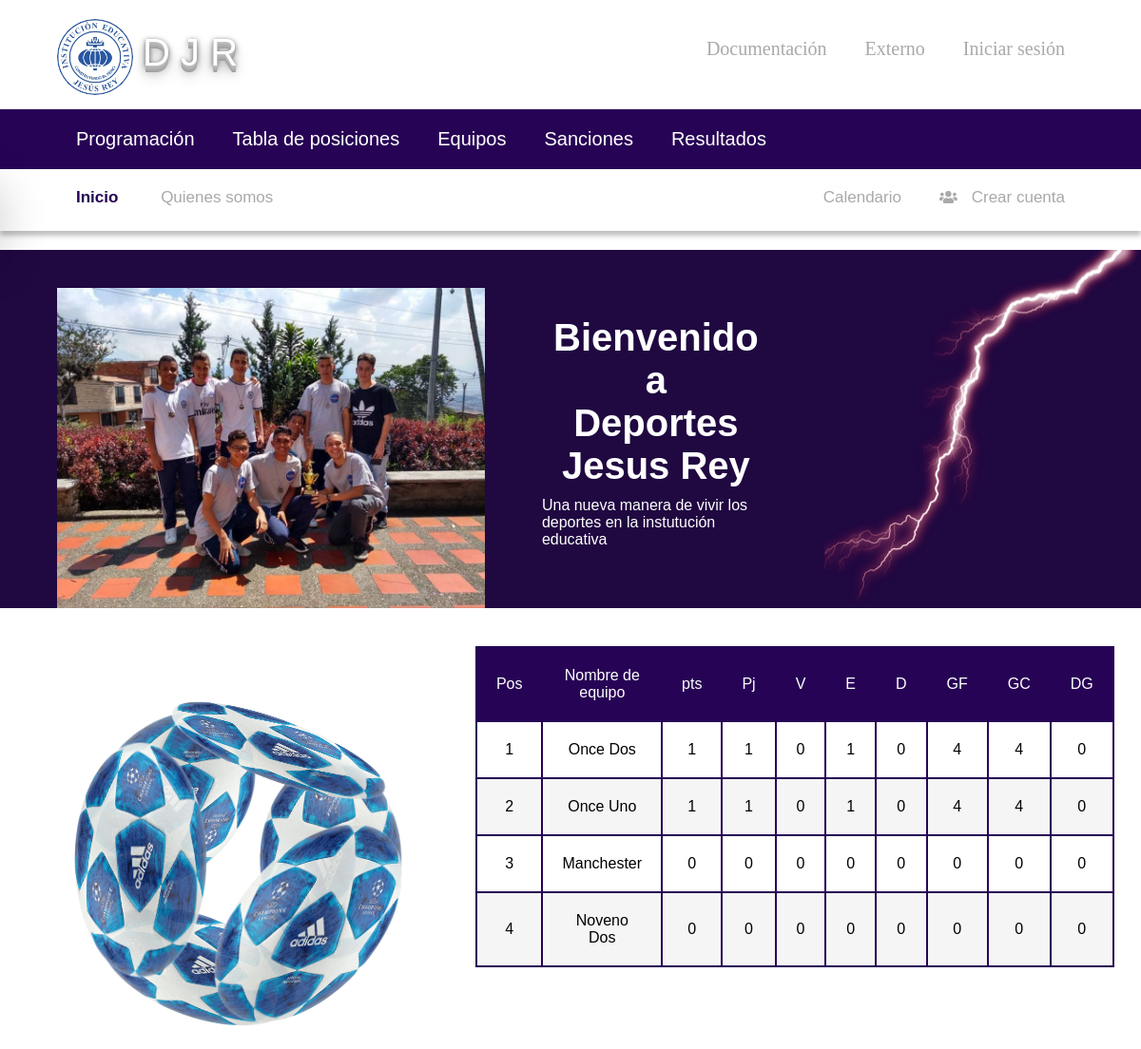
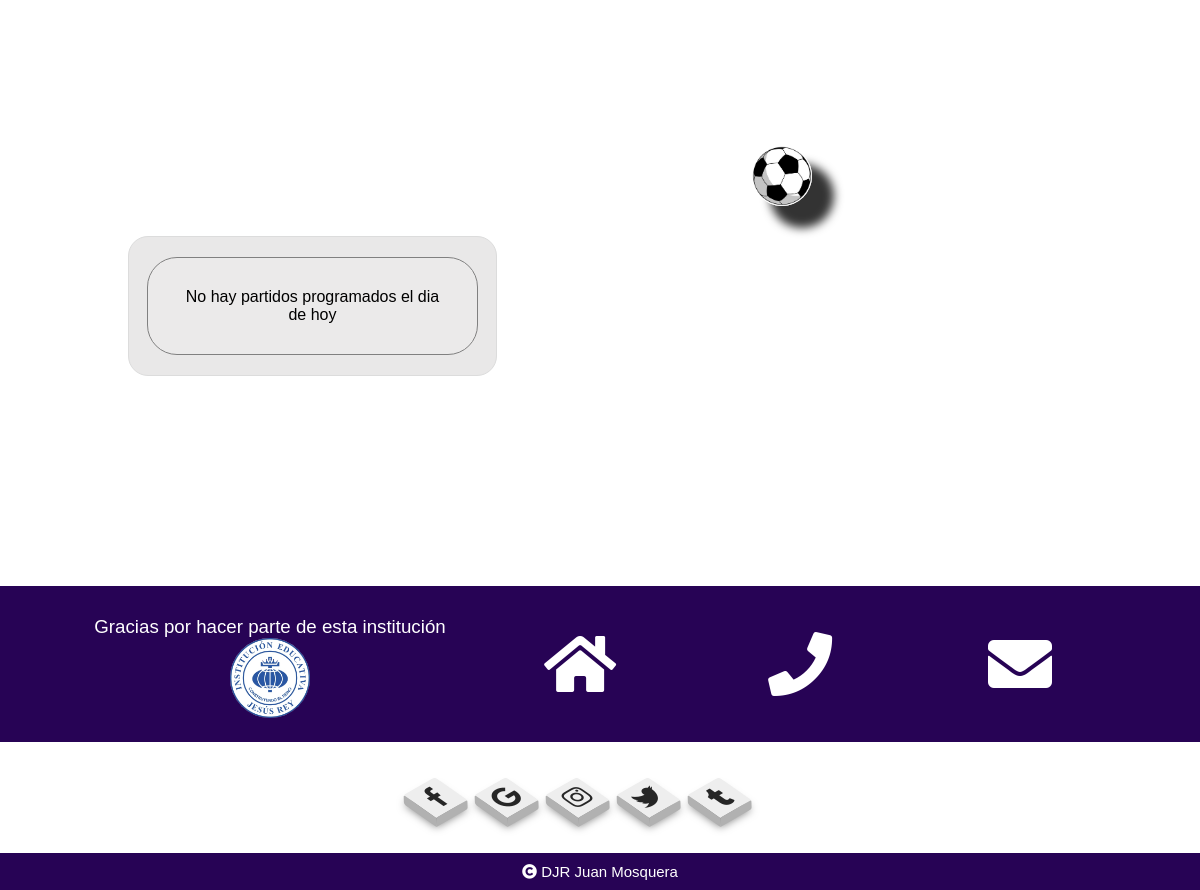
The page / on the database its author committed (2 pictures, top to bottom).
### tables this page shows
CREATE TABLE `equipos` (
  `id_equipo` int(10) UNSIGNED NOT NULL,
  `nombreEquipo` varchar(30) NOT NULL,
  `puntos` int(11) NOT NULL DEFAULT '0',
  `escudo` varchar(30) NOT NULL
);

### index.php (the view, shortened to what this page needs)
<!DOCTYPE html>
<html lang="es">
<head>
    <?php include 'include/links.php' ?>
</head>
<body>
   <?php require 'include/menu.php';?>
    <div class="container class sec1">
        <div class="row">
            <div class="col-c5">
                <div class="" style="max-width:100%; overflow:hidden;">
                    <img class="mySlides" src="imagenes/1.jpg" style="width:100%">
                </div>
            </div>
            <div class="col-c4 container txt-blanco" style="padding-bottom:20px;padding-top:20px;">
                <div class="text-slider">
                    <div class="titles-slider">
                        <div class="title-slides">Bienvenido a</div>
                        <div class="title-slides">Deportes </div>
                        <div class="title-slides">Jesus Rey</div>
                    </div>
                    <span class="content-slider">
                        Una nueva manera de vivir los deportes en la instutución educativa
                    </span>
                </div>
            </div>
        </div>
    </div>
    <div class="row" style='margin: 40px auto auto auto'>
        <div class="col-b5">
            <div class="wrap">
                <div class="cubo" id="cubo" style=" transform: rotateY(40deg) rotateX(60deg) ">
                    <div class="delante"><img class="circulo" src="imagenes/balon-1.jpg"></div>
                    <div class="atras"><img class="circulo" src="imagenes/balon-1.jpg"></div>
                    <div class="arriba"><img class="circulo" src="imagenes/balon-1.jpg"></div>
                    <div class="abajo"><img class="circulo" src="imagenes/balon-1.jpg"></div>
                    <div class="izquierdaC"><img class="circulo" src="imagenes/balon-1.jpg"></div>
                    <div class="derechaC"><img class="circulo" src="imagenes/balon-1.jpg"></div>
                 </div>
             </div>
        </div>
        <div class="col-b6">
             <table class="t-pos">
                <thead>
                    <tr>
                        <th>Pos</th>
                        <th>Nombre de equipo</th>
                        <th>pts</th><th>Pj</th><th>V</th><th>E</th><th>D</th><th>GF</th><th>GC</th><th>DG</th>
                    </tr>
                </thead>
                <tbody>
                    <?php
                    $equipos = $conn->query('SELECT * FROM equipos ORDER BY puntos DESC, nombreEquipo ASC');
                    if($equipos->num_rows > 0){
                        $posicion = 1;
                        while($dat_equipos = $equipos->fetch_assoc()){
                            $id_equipo = $dat_equipos['id_equipo'];
                            $golesjv = "SELECT partidos.id_equipoVisitante, sum(golesVisitante) AS totalGolesV, sum(golesLocal) AS totalGolesLC FROM resultados INNER JOIN partidos ON resultados.id_partido_res = partidos.id_partido WHERE partidos.id_equipoVisitante = " .$dat_equipos['id_equipo'];
                            $golesjl = "SELECT partidos.id_equipoLocal, sum(golesLocal) AS totalGolesL, sum(golesVisitante) AS totalGolesVC FROM resultados INNER JOIN partidos ON resultados.id_partido_res = partidos.id_partido WHERE partidos.id_equipoLocal = " .$dat_equipos['id_equipo'];
                            $golesjl = $conn->query($golesjl);
                            $golesjv = $conn->query($golesjv);
                            $t_part_j = "SELECT count(id_resultado) FROM resultados INNER JOIN partidos ON partidos.id_partido = resultados.id_partido_res WHERE partidos.id_equipoLocal = $id_equipo OR partidos.id_equipoVisitante = $id_equipo";
                            $t_part_j = $conn->query($t_part_j);
                            $t_j = $t_part_j->fetch_row();
                            $t_victoriasl = "SELECT count(resultados.id_resultado) AS nvl FROM resultados INNER JOIN partidos ON partidos.id_partido = resultados.id_partido_res WHERE resultados.golesLocal > resultados.golesVisitante AND partidos.id_equipoLocal =" . $dat_equipos['id_equipo'];
                            $t_victoriasl = $conn->query($t_victoriasl);
                            $t_vl = $t_victoriasl->fetch_row();
                            $t_victoriasv = "SELECT count(resultados.id_resultado) AS nvv FROM resultados INNER JOIN partidos ON partidos.id_partido = resultados.id_partido_res WHERE resultados.golesLocal < resultados.golesVisitante AND partidos.id_equipoLocal =" . $dat_equipos['id_equipo'];
                            $t_victoriasv = $conn->query($t_victoriasv);
                            $t_vv = $t_victoriasv->fetch_row();
                            $t_vic = $t_vl[0] + $t_vv[0];
                            $t_empates = "SELECT count(resultados.id_resultado) AS tmp FROM resultados INNER JOIN partidos ON partidos.id_partido = resultados.id_partido_res WHERE resultados.golesLocal = resultados.golesVisitante AND (partidos.id_equipoLocal = $id_equipo OR partidos.id_equipoVisitante = $id_equipo)";
                            $t_empates = $conn->query($t_empates);
                            $t_e = $t_empates->fetch_row();
                            $t_derrotasl = "SELECT count(resultados.id_resultado) AS nvl FROM resultados INNER JOIN partidos ON partidos.id_partido = resultados.id_partido_res WHERE resultados.golesLocal < resultados.golesVisitante AND partidos.id_equipoLocal =" . $dat_equipos['id_equipo'];
                            $t_derrotasl = $conn->query($t_derrotasl);
                            $t_dl = $t_derrotasl->fetch_row();
                            $t_derrotasv = "SELECT count(resultados.id_resultado) AS nvv FROM resultados INNER JOIN partidos ON partidos.id_partido = resultados.id_partido_res WHERE resultados.golesLocal > resultados.golesVisitante AND partidos.id_equipoLocal =" . $dat_equipos['id_equipo'];
                            $t_derrotasv = $conn->query($t_derrotasv);
                            $t_dv = $t_derrotasv->fetch_row();
                            $t_derr = $t_dl[0] + $t_dv[0];
                            $totalgoles = 0;
                            $totalgolesc = 0;
                            if($golesjl->num_rows > 0){
                                while($res_golesl = $golesjl->fetch_assoc()){
                                    $totalgolesc += $res_golesl['totalGolesVC'];
                                    $totalgoles += $res_golesl['totalGolesL'];
                                }
                            }
                            if($golesjv->num_rows > 0){
                                while($res_golesv = $golesjv->fetch_assoc()){
                                    $totalgolesc += $res_golesv['totalGolesLC'];
                                    $totalgoles += $res_golesv['totalGolesV'];
                                }
                            }
                            echo "<tr>
                                <td>$posicion</td>
                                <td>".$dat_equipos['nombreEquipo']."</td>
                                <td>".$dat_equipos['puntos']."</td>
                                <td>$t_j[0]</td>
                                <td>$t_vic</td>
                                <td>$t_e[0]</td>
                                <td>$t_derr</td>
                                <td>$totalgoles</td>
                                <td>$totalgolesc</td>
                                <td>".($totalgoles-$totalgolesc)."</td>
                            </tr>";
                            $posicion++;
                        }
                    }else{
                        echo "<tr><td colspan='10' rowspan='15'><div style='margin: 150px 0; font-size: 20px; font-weight: 700'>No hay equipos aún en el torneo</div></td></tr>";
                    }
                    ?>
                </tbody>
            </table>
        </div>
    </div>
    <div class="row">
        <?php
        $fecha_hoy = date("Y-m-d");
        $partido_de_hoy = $conn->query("SELECT * FROM partidos WHERE fechaPartido = '$fecha_hoy'");
        if($partido_de_hoy->num_rows > 0){
            while($datos_partido_hoy = $partido_de_hoy->fetch_assoc()){
                $idEL = $datos_partido_hoy['id_equipoLocal'];
                $idEV = $datos_partido_hoy['id_equipoVisitante'];
                $idpartido = $datos_partido_hoy['id_partido'];
                $equipo_l_x = $conn->query("SELECT nombreEquipo, escudo, id_equipo FROM equipos WHERE id_equipo = '$idEL'");
                $equipo_v_x = $conn->query("SELECT nombreEquipo, escudo, id_equipo FROM equipos WHERE id_equipo = '$idEV'");
                $equipo_l_d = $equipo_l_x->fetch_row();
                $equipo_v_d = $equipo_v_x->fetch_row();
                $ver_result = $conn->query("SELECT * FROM resultados WHERE id_partido_res = $idpartido");
                if($ver_result->num_rows > 0){
                    $resultados_hoy = $ver_result->fetch_row();
                    $jug_e_l = "SELECT jugadores.nombreJugador, jugadores.apellidosJugador, goles.numeroGoles FROM goles INNER JOIN jugadores ON goles.id_jugador_g = jugadores.id_jugador WHERE id_equipo_jug = $equipo_l_d[2] and id_partido_g = $idpartido";
                    $jug_e_v = "SELECT jugadores.nombreJugador, jugadores.apellidosJugador, goles.numeroGoles FROM goles INNER JOIN jugadores ON goles.id_jugador_g = jugadores.id_jugador WHERE id_equipo_jug = $equipo_v_d[2] and id_partido_g = $idpartido";
                    $jug_e_v = $conn->query( $jug_e_v);
                    $jug_e_l = $conn->query( $jug_e_l);
                    ?>
                    <div class='resultado-hoyi'>
                        <div class='boxEquipo primerequipo'>
                            <div class='escudos-r'><img src='<?php echo $equipo_l_d[1] ?>' alt=''></div>
                            <div class='equipoestado'><h2><?php echo $equipo_l_d[0] ?></h2></div>
                            <div class='anotadores'>
                                <ul>
                                <?php
                                if($jug_e_l->num_rows > 0){
                                    while($anotadoresl = $jug_e_l->fetch_assoc()){
                                        echo "<li>".$anotadoresl['nombreJugador'] . " " . $anotadoresl['apellidosJugador'] . " (" . $anotadoresl['numeroGoles'].")</li>";
                                    }
                                }
                                ?>
                                </ul>
                            </div>
                        </div>
                        <div class='resultado-h'><h1><?php echo $resultados_hoy[1] ." - ". $resultados_hoy[2] ?></h1></div>
                        <div class='boxEquipo segundoequipo'>
                            <div class='escudos-r'><img src='<?php echo $equipo_v_d[1] ?>' alt=''></div>
                            <div class='equipoestado'><h2><?php echo $equipo_v_d[0] ?></h2></div>
                            <div class='anotadores'>
                                <ul>
                                    <?php
                                    if($jug_e_v->num_rows > 0){
                                        while($anotadoresv = $jug_e_v->fetch_assoc()){
                                            echo "<li>".$anotadoresv['nombreJugador'] . " " . $anotadoresv['apellidosJugador'] . " (" . $anotadoresv['numeroGoles'].")</li>";
                                        }
                                    }
                                    ?>
                                </ul>
                            </div>
                        </div>
                    </div>
            <?php
                }else{
         ?>
        <div class="card-p">
            <div class="titulo">
                Partido de hoy
            </div>
            <div class="cuerpo row">
                <div class="col-4">
                    <img src="<?php echo $equipo_l_d[1] ?>" width="200px">
                </div>
                <div class="col-4">
                    <?php echo $datos_partido_hoy['fechaPartido'] ?> <br><br>
                    <div class="vs-p">vs</div><br>
                    Lorem ipsum dolor sit amet
                </div>
                <div class="col-4">
                    <img src="<?php echo $equipo_v_d[1]; ?>" height="200px">
                </div>
            </div>
            <div class="equipos-p row">
                <div class="col-6"><?php echo $equipo_l_d[0] ?></div> <div class="col-6"><?php echo $equipo_v_d[0] ?></div>
            </div>
        </div>
        <?php
                }
            }
        }else{
            echo "<div class='card-p' style='position: relative; overflow: hidden;'>
                <div class='error'>No hay partidos programados el dia de hoy</div>
            </div>";
        }
        ?>
        <div class="rotation">
            <div class="tierra"></div>
            <div class="balon"></div>
        </div>
    </div>
    <?php include 'include/footer.php' ?>
</body>
</html>

### rows shown on the page
equipos: nombreEquipo "Once Dos", puntos "1", t_j "1", t_vic "0", t_e "1", t_derr "0", totalgoles "4", totalgolesc "4", totalgolesc "0"
equipos: nombreEquipo "Once Uno", puntos "1", t_j "1", t_vic "0", t_e "1", t_derr "0", totalgoles "4", totalgolesc "4", totalgolesc "0"
equipos: nombreEquipo "Manchester", puntos "0", t_j "0", t_vic "0", t_e "0", t_derr "0", totalgoles "0", totalgolesc "0"
equipos: nombreEquipo "Noveno Dos", puntos "0", t_j "0", t_vic "0", t_e "0", t_derr "0", totalgoles "0", totalgolesc "0"
